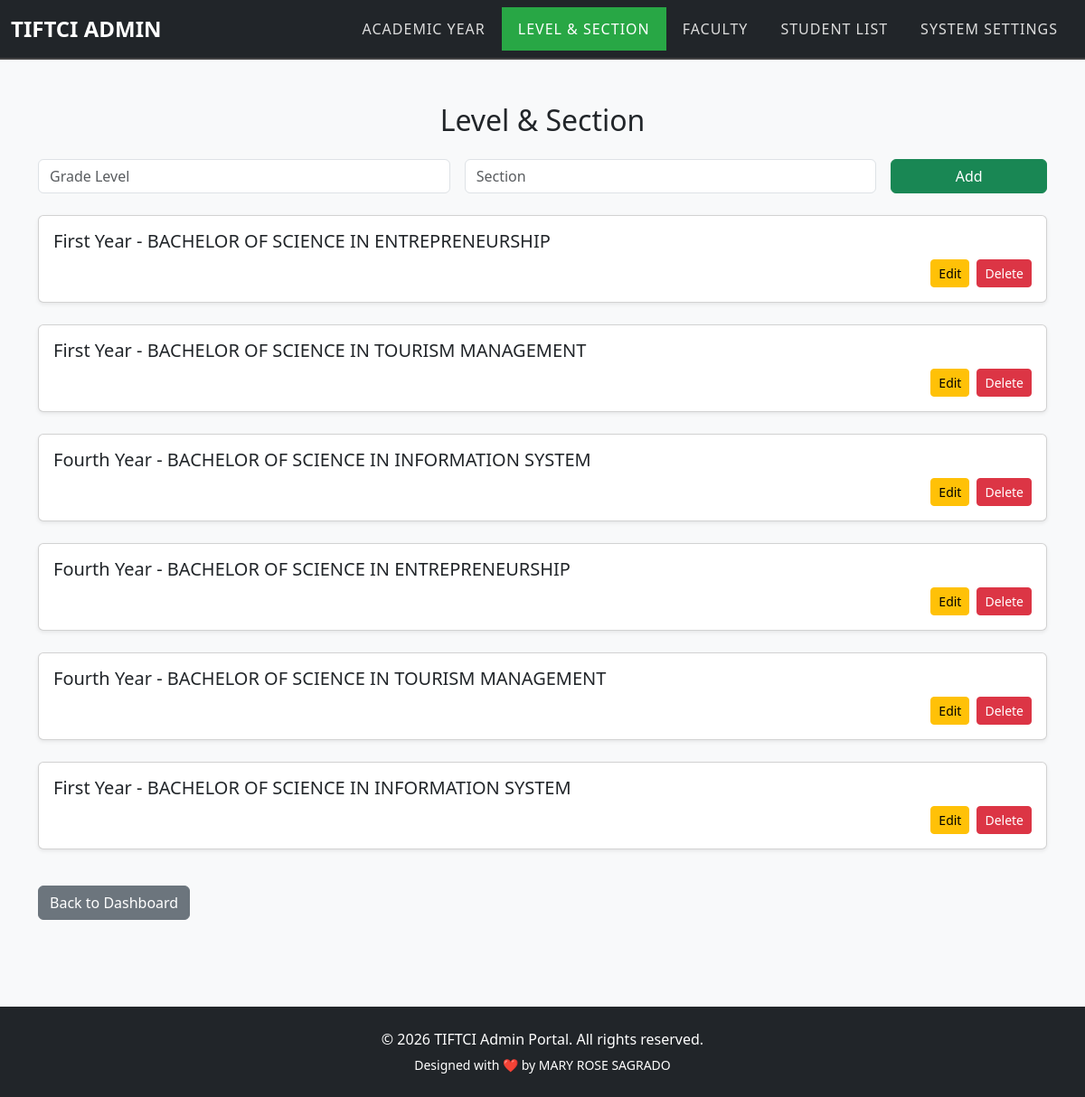
Screenshot of /level_section.php (signed in) with the database file from the repository.
### tables this page shows
CREATE TABLE `levels_courses` (
  `id` int(11) NOT NULL,
  `levels` varchar(50) NOT NULL,
  `section` varchar(50) NOT NULL
);

### level_section.php (the view, shortened to what this page needs)
<?php
include('db.php');
$result = $conn->query("SELECT * FROM levels_courses ORDER BY id DESC");
?>
<!DOCTYPE html>
<html lang="en">
<head>
    <link href="https://cdn.jsdelivr.net/npm/bootstrap@5.3.0/dist/css/bootstrap.min.css" rel="stylesheet">
    <link href="nav.css" rel="stylesheet">
</head>
<body class="bg-light">
    <nav class="navbar navbar-expand-lg navbar-dark bg-dark">
        <div class="container-fluid">
            <a class="navbar-brand" href="admin_dashboard.php">TIFTCI Admin</a>
            <div class="collapse navbar-collapse" id="navbarNav">
                <ul class="navbar-nav ms-auto">
                    <li class="nav-item"><a class="nav-link" href="academic_year.php">Academic Year</a></li>
                    <li class="nav-item"><a class="nav-link active" href="level_section.php">Level & Section</a></li>
                    <li class="nav-item"><a class="nav-link" href="faculty.php">Faculty</a></li>
                    <li class="nav-item"><a class="nav-link" href="students.php">Student List</a></li>
                    <li class="nav-item"><a class="nav-link" href="system_settings.php">System Settings</a></li>
                </ul>
            </div>
        </div>
    </nav>
    <div class="container my-5">
        <h2 class="text-center mb-4">Level & Section</h2>
        <form method="POST" class="row g-3 mb-4">
            <div class="col-md-5">
                <input type="text" name="level" class="form-control" placeholder="Grade Level" required>
            </div>
            <div class="col-md-5">
                <input type="text" name="section" class="form-control" placeholder="Section" required>
            </div>
            <div class="col-md-2">
                <button type="submit" name="add" class="btn btn-success w-100">Add</button>
            </div>
        </form>
        <div class="row">
            <?php while ($column = $result->fetch_assoc()): ?>
                <div class="col-md-12 mb-4">
                    <div class="card shadow-sm">
                        <div class="card-body">
                            <h5 class="card-title"><?= htmlspecialchars($column['levels']) ?> - <?= htmlspecialchars($column['section']) ?></h5>
                            <div class="d-flex justify-content-end gap-2">
                                <button class="btn btn-warning btn-sm" data-bs-toggle="modal" data-bs-target="#editModal<?= $column['id'] ?>">Edit</button>
                                <a href="?delete=<?= $column['id'] ?>" onclick="return confirm('Delete this record?')" class="btn btn-danger btn-sm">Delete</a>
                            </div>
                        </div>
                    </div>
                </div>
            <?php endwhile; ?>
        </div>
        <a href="admin_dashboard.php" class="btn btn-secondary mt-3">Back to Dashboard</a>
    </div>
    <footer class="bg-dark text-white text-center py-4 mt-5">
        <div class="container">
            <p class="mb-1">&copy; <?php echo date("Y"); ?> TIFTCI Admin Portal. All rights reserved.</p>
            <small>Designed with ❤️ by MARY ROSE SAGRADO</small>
        </div>
    </footer>
</body>
</html>

### nav.css (style rules this page uses)
.navbar { border-bottom: 2px solid #444; background-color: #343a40; }
.navbar-brand { font-size: 1.5rem; color: #fff; font-weight: bold; text-transform: uppercase; }
.navbar-nav .nav-item .nav-link { color: #ddd; padding: 12px 18px; font-size: 1rem; text-transform: uppercase; letter-spacing: 1px; }
.navbar-nav .nav-item .nav-link.active { color: #fff; background-color: #28a745; }
.navbar-collapse { flex-grow: 0; }
html, body { height: 100%; margin: 0; padding: 0; display: flex; flex-direction: column; }
.container { flex: 1; }
footer { background-color: #212529; color: white; text-align: center; padding: 1rem 0; }

### rows the page displays
levels_courses: levels "First Year", section "BACHELOR OF SCIENCE IN ENTREPRENEURSHIP"
levels_courses: levels "First Year", section "BACHELOR OF SCIENCE IN TOURISM MANAGEMENT"
levels_courses: levels "Fourth Year", section "BACHELOR OF SCIENCE IN INFORMATION SYSTEM"
levels_courses: levels "Fourth Year", section "BACHELOR OF SCIENCE IN ENTREPRENEURSHIP"
levels_courses: levels "Fourth Year", section "BACHELOR OF SCIENCE IN TOURISM MANAGEMENT"
levels_courses: levels "First Year", section "BACHELOR OF SCIENCE IN INFORMATION SYSTEM"
